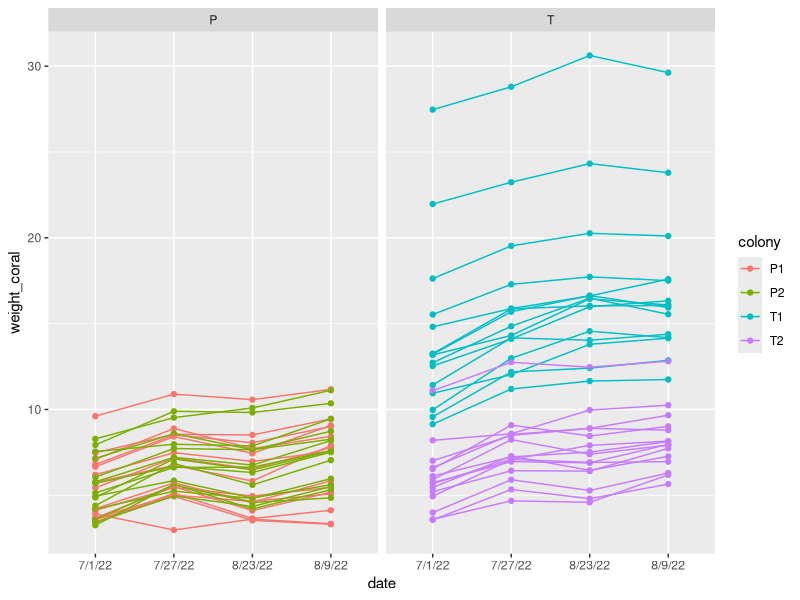
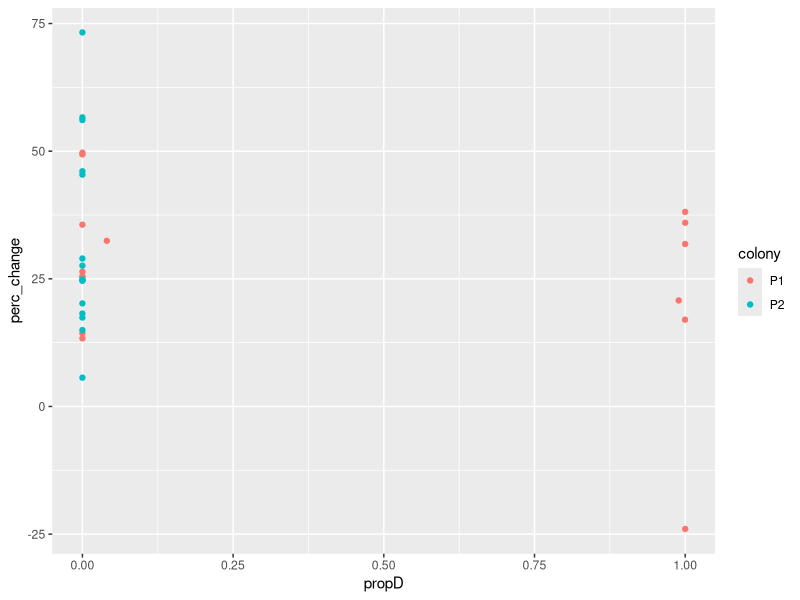
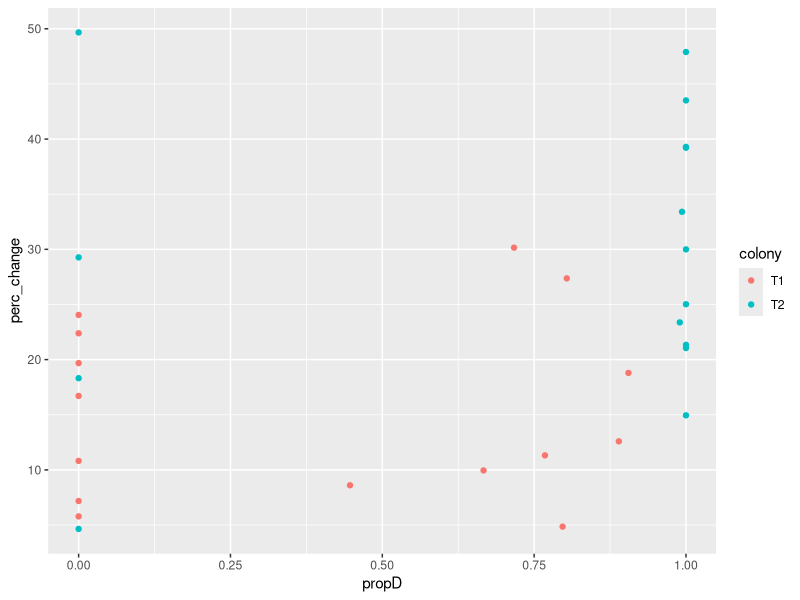

Source code (R) for these figures, in order:
library(tidyverse)
propD<-read_csv("Data/qPCR/proportionD.csv")

# Import buoyant weight data
bw_mastersheet <- read_csv("Data/Buoyant_Weight/bw_mastersheet.csv") %>%
  mutate(species = str_sub(FragID, 1, 1),
         colony = str_sub(FragID, 1, 2)) %>%
  full_join(propD)

# count frags of each colony that are C or D dominated
bw_mastersheet %>%
  distinct(FragID, colony, propD) %>%
  group_by(colony, propD>.5)%>%
  summarise(n = n())

# Create function to convert buoyant weight to dry weight based on temperature and skeletal density
bw.dw <- function(bw, temp, CoralDens) {
  StdAir <- 39.092
  StdFW <- 0.0047263 * temp + 21.474
  StdSW <- 0.0052731 * temp + 21.003
  StdDens <- 1/(1-(StdFW/StdAir))
  SWDens <- StdDens*(1-(StdSW/StdAir))
  CoralWeight <- bw/(1-(SWDens/CoralDens))
  return(CoralWeight)
}

# Remove pedestal weight, and convert coral buoyant weight to dry weight
bw_mastersheet <- bw_mastersheet %>%
  mutate(bw_coral = case_when(pedestal == 1 ~ weight - 2.308,
                              pedestal == 2 ~ weight - 2.860),
        coraldens = case_when(species == "T" ~ 2.1,                # REPLACE 2.1 WITH TURBINARIA SKELETAL DENSITY
                              species == "P" ~ 2.1),               # REPLACE 2.1 WITH POCILLOPORA SKELETAL DENSITY
     weight_coral = pmap_dbl(.l = list(bw_coral, as.numeric(temp), coraldens), ~bw.dw(..1, ..2, ..3)))
  



#############
# Plot weight over time
fig <- ggplot(bw_mastersheet, aes(x = date, y = weight_coral, 
                                  group = FragID, color = colony)) +
  geom_point() +
  geom_line() +
  facet_wrap(~species)
# Bryce: there is a row with NA for species. Track down why this is there and remove it upstream.
fig %+% filter(bw_mastersheet, !is.na(species))

# There are quite a few frags that decrease in weight between time points
# and we need to QC these. Did they break? Did they have partial mortality?
lost_weight <- bw_mastersheet %>%
  group_by(FragID) %>%
  filter(weight_coral[TimePoint == 3] < weight_coral[TimePoint == 2])

#############
# Calculate percent growth
df <- bw_mastersheet %>%
  group_by(FragID,colony, species, propD) %>%
  summarise(perc_change = (weight_coral[TimePoint == 2] - weight_coral[TimePoint == 1])/(weight_coral[TimePoint == 1])*100)
#summarise(perc_change = (weight[TimePoint == 2] -weight[TimePoint == 1])/(weight[TimePoint == 1])*100)
#group_By<- tidyverse function that uses column names (no spaces, lower case etc), to make certain cgoups 


#############
# Plot Pocillopora growth
df %>%
  filter(species == "P") %>%
  ggplot(aes(x=propD, y=perc_change, color = colony))+geom_point()#for P1 & P2

# Analyze Pocillopora
pmod <- lm(perc_change ~ propD*colony, data = filter(df, species == "P"))
anova(pmod)



#############
# Plot Turbinaria growth

df %>%
  filter(species == "T") %>%
  ggplot(aes(x=propD, y=perc_change, color = colony))+geom_point()

mod<-lm(perc_change ~ propD*colony, data = filter(df, species == "T"))
anova(mod)
